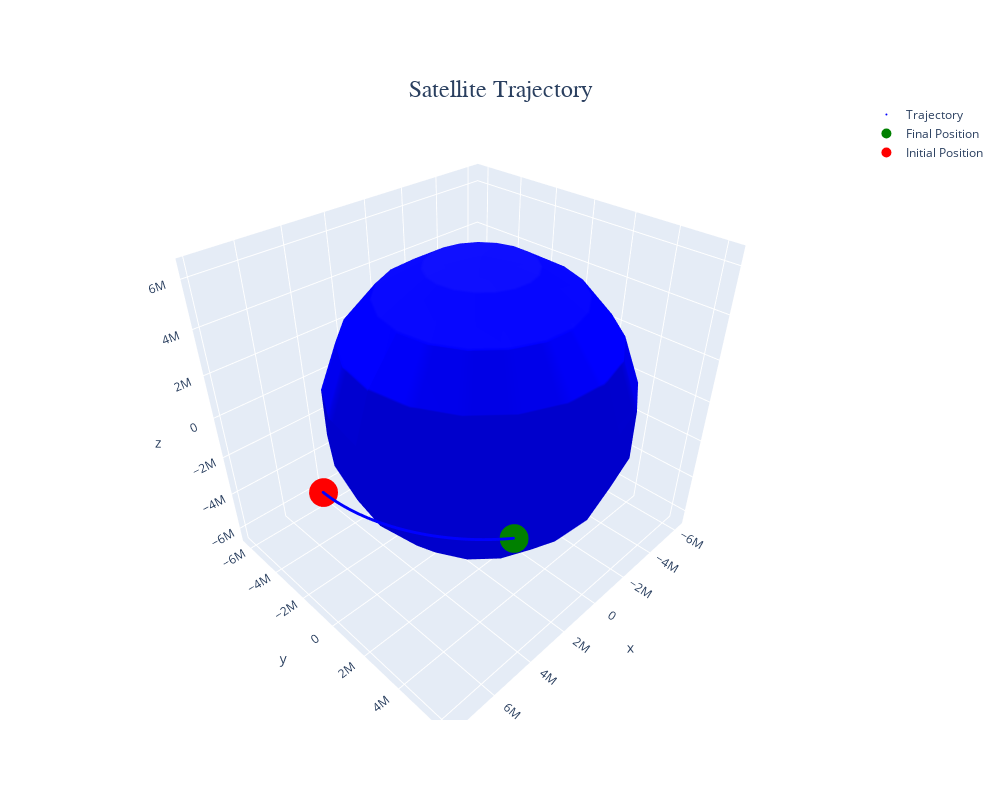

Notebook cell for this chart:
### Code cell
plot_orbit(sim.X)

### Figure 1 — Plotly figure (JSON) as saved in the notebook; plotly's stock layout.template omitted (floating-point values rounded to 4 significant figures; data arrays with more than 128 entries replaced by an {"elided": "..."} marker saying what was removed)
{"data": [{"marker": {"color": "blue", "size": 1}, "mode": "markers", "name": "Trajectory", "type": "scatter3d", "x": {"elided": "1000 float values"}, "y": {"elided": "1000 float values"}, "z": {"elided": "1000 float values"}}, {"marker": {"color": "green", "size": 10}, "mode": "markers", "name": "Final Position", "type": "scatter3d", "x": [4798000.0], "y": [6184000.0], "z": [0]}, {"marker": {"color": "red", "size": 10}, "mode": "markers", "name": "Initial Position", "type": "scatter3d", "x": [7828000.0], "y": [0], "z": [0]}, {"colorscale": [[0, "blue"], [1, "blue"]], "name": "Earth", "showlegend": false, "showscale": false, "type": "surface", "x": {"elided": "20x10 float values"}, "y": {"elided": "20x10 float values"}, "z": {"elided": "20x10 float values"}}], "layout": {"height": 800, "title": {"font": {"family": "Garamond", "size": 24}, "text": "Satellite Trajectory", "x": 0.5, "y": 0.9}, "width": 1000}}
